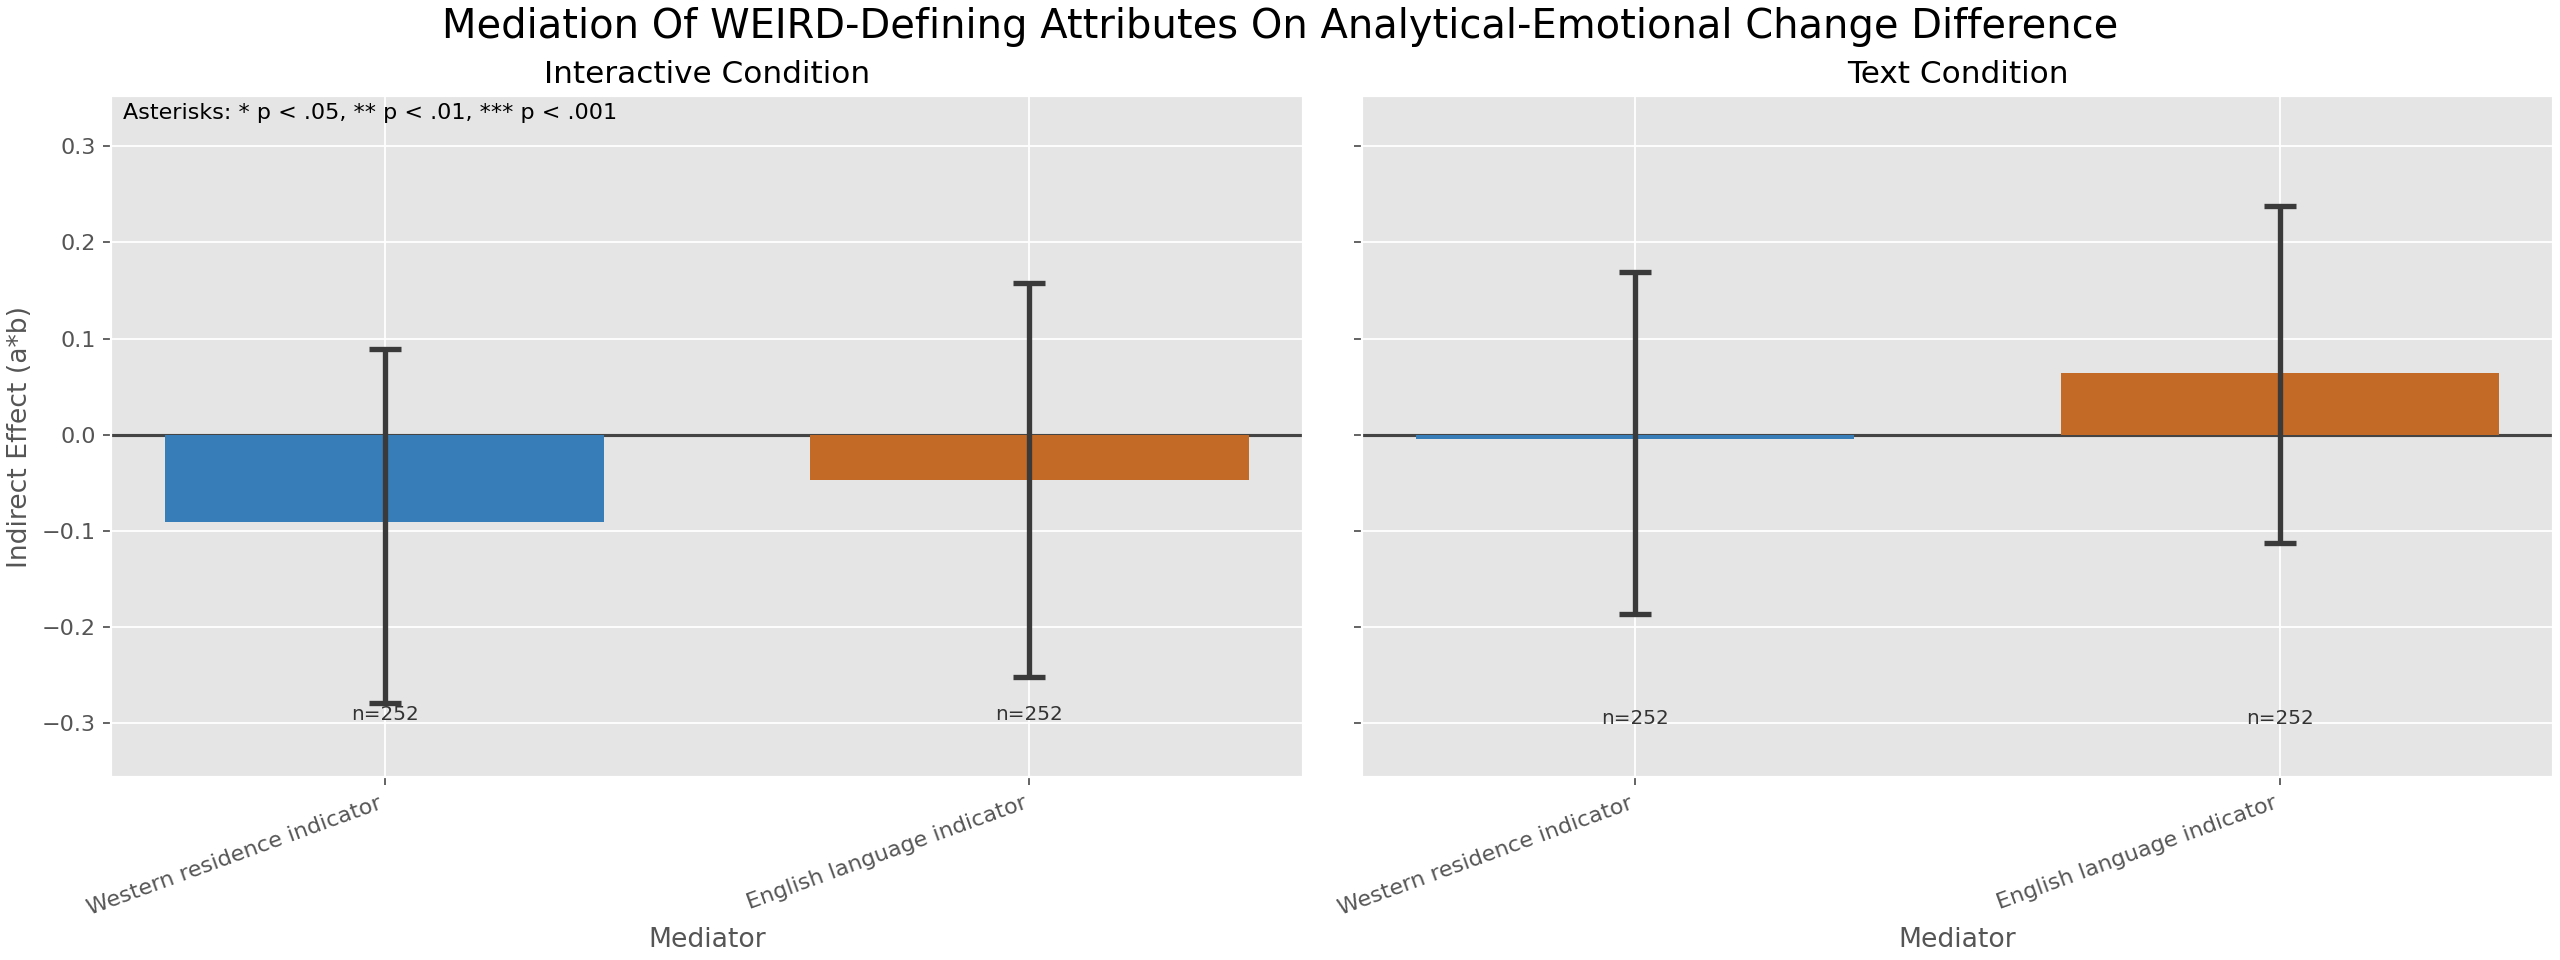

Generate this figure with Python:
from __future__ import annotations

from dataclasses import dataclass
from pathlib import Path

import matplotlib.pyplot as plt
import numpy as np
import pandas as pd


REPO_ROOT = Path(__file__).resolve().parents[2]
DATA_PATH = REPO_ROOT / "Dataset" / "Metrics.csv"
OUTPUT_DIR = Path(__file__).resolve().parent
TXT_PATH = OUTPUT_DIR / "mediation.txt"
FIGURES_DIR = REPO_ROOT / "Figures"
PNG_PATH = FIGURES_DIR / "mediation.png"

CONDITION_ORDER = ["Interactive", "Text"]
ALPHA = 0.05
BOOTSTRAP_SAMPLES = 5000
RNG_SEED = 42

SUBPLOT_TITLE_FONTSIZE = 18
AXIS_LABEL_FONTSIZE = 16
TICK_LABEL_FONTSIZE = 14

MEDIATORS = [
    ("western_residence", "Western residence indicator"),
    ("english_language", "English language indicator"),
]

WESTERN_COUNTRIES = {
    "United States",
    "United Kingdom",
    "Canada",
    "Australia",
    "New Zealand",
    "Ireland",
    "Germany",
    "France",
    "Netherlands",
    "Belgium",
    "Switzerland",
    "Austria",
    "Denmark",
    "Sweden",
    "Norway",
    "Finland",
    "Iceland",
    "Luxembourg",
    "Italy",
    "Spain",
    "Portugal",
}


@dataclass
class MediationResult:
    condition: str
    mediator_key: str
    mediator_label: str
    n: int
    a_path: float
    b_path: float
    c_total: float
    c_prime: float
    indirect_effect: float
    indirect_ci_low: float
    indirect_ci_high: float
    indirect_p: float
    valid: bool
    note: str


def p_to_stars(pvalue: float) -> str:
    if pd.isna(pvalue):
        return ""
    if pvalue < 0.001:
        return "***"
    if pvalue < 0.01:
        return "**"
    if pvalue < 0.05:
        return "*"
    return ""


def p_text(pvalue: float) -> str:
    if pd.isna(pvalue):
        return "NA"
    if pvalue < 0.001:
        return "< .001"
    return f"= {pvalue:.3f}".replace("0.", ".")


def normalize_condition(series: pd.Series) -> pd.Series:
    normalized = (
        series.astype(str)
        .str.strip()
        .str.lower()
        .map(
            {
                "interactive": "Interactive",
                "text": "Text",
                "static": "Text",
            }
        )
    )
    return normalized


def ols_coef(y: np.ndarray, x: np.ndarray) -> tuple[float, float]:
    # Returns intercept and slope from y = b0 + b1*x.
    design = np.column_stack([np.ones(len(x), dtype=float), x.astype(float)])
    beta, _, rank, _ = np.linalg.lstsq(design, y.astype(float), rcond=None)
    if rank < 2:
        return np.nan, np.nan
    return float(beta[0]), float(beta[1])


def ols_coef_with_mediator(y: np.ndarray, x: np.ndarray, m: np.ndarray) -> tuple[float, float, float]:
    # Returns intercept, coefficient on x (direct path), and coefficient on m (b path).
    design = np.column_stack([np.ones(len(x), dtype=float), x.astype(float), m.astype(float)])
    beta, _, rank, _ = np.linalg.lstsq(design, y.astype(float), rcond=None)
    if rank < 3:
        return np.nan, np.nan, np.nan
    return float(beta[0]), float(beta[1]), float(beta[2])


def bootstrap_indirect(
    x: np.ndarray,
    m: np.ndarray,
    y: np.ndarray,
    n_boot: int,
    rng: np.random.Generator,
) -> tuple[float, float, float, np.ndarray]:
    n = len(x)
    estimates: list[float] = []

    for _ in range(n_boot):
        idx = rng.integers(0, n, size=n)
        xb = x[idx]
        mb = m[idx]
        yb = y[idx]

        _, a = ols_coef(mb, xb)
        _, _, b = ols_coef_with_mediator(yb, xb, mb)
        if pd.notna(a) and pd.notna(b):
            estimates.append(float(a * b))

    if not estimates:
        return np.nan, np.nan, np.nan, np.array([], dtype=float)

    boot = np.array(estimates, dtype=float)
    ci_low = float(np.quantile(boot, 0.025))
    ci_high = float(np.quantile(boot, 0.975))

    p_lower = float(np.mean(boot <= 0.0))
    p_upper = float(np.mean(boot >= 0.0))
    p_value = float(2.0 * min(p_lower, p_upper))
    p_value = min(max(p_value, 0.0), 1.0)

    return float(np.mean(boot)), ci_low, ci_high, p_value, boot


def prepare_analysis_frame(df: pd.DataFrame) -> pd.DataFrame:
    required = [
        "Condition",
        "Country of residence",
        "Language",
        "Total Analytical Trust",
        "Total Analytical Trust Post",
        "Total Emotional Trust",
        "Total Emotional Trust Post",
    ]
    missing = sorted(set(required) - set(df.columns))
    if missing:
        raise KeyError(f"Missing required columns: {missing}")

    work = df.copy()
    work["Condition"] = normalize_condition(work["Condition"])
    work = work[work["Condition"].isin(CONDITION_ORDER)].copy()

    language = work["Language"].astype(str).str.strip().str.lower()
    residence = work["Country of residence"].astype(str).str.strip()

    work["western_residence"] = residence.isin(WESTERN_COUNTRIES).astype(float)
    work["english_language"] = language.str.startswith("english").astype(float)
    work["weird_like"] = (
        (work["western_residence"] == 1.0) & (work["english_language"] == 1.0)
    ).astype(float)

    # Scale by number of items so analytical and emotional trust deltas are comparable.
    work["analytical_change"] = (
        (work["Total Analytical Trust Post"] - work["Total Analytical Trust"]) / 10.0
    )
    work["emotional_change"] = (
        (work["Total Emotional Trust Post"] - work["Total Emotional Trust"]) / 9.0
    )
    work["analytical_vs_emotional_diff"] = work["analytical_change"] - work["emotional_change"]

    return work


def run_single_mediation(
    subset: pd.DataFrame,
    condition: str,
    mediator_key: str,
    mediator_label: str,
    rng: np.random.Generator,
) -> MediationResult:
    use = subset[["weird_like", mediator_key, "analytical_vs_emotional_diff"]].dropna().copy()
    n = len(use)

    if n < 20:
        return MediationResult(
            condition=condition,
            mediator_key=mediator_key,
            mediator_label=mediator_label,
            n=n,
            a_path=np.nan,
            b_path=np.nan,
            c_total=np.nan,
            c_prime=np.nan,
            indirect_effect=np.nan,
            indirect_ci_low=np.nan,
            indirect_ci_high=np.nan,
            indirect_p=np.nan,
            valid=False,
            note="Insufficient rows for mediation (n < 20).",
        )

    x = use["weird_like"].to_numpy(dtype=float)
    m = use[mediator_key].to_numpy(dtype=float)
    y = use["analytical_vs_emotional_diff"].to_numpy(dtype=float)

    if np.isclose(np.std(x, ddof=0), 0.0):
        return MediationResult(
            condition=condition,
            mediator_key=mediator_key,
            mediator_label=mediator_label,
            n=n,
            a_path=np.nan,
            b_path=np.nan,
            c_total=np.nan,
            c_prime=np.nan,
            indirect_effect=np.nan,
            indirect_ci_low=np.nan,
            indirect_ci_high=np.nan,
            indirect_p=np.nan,
            valid=False,
            note="No variance in WEIRD indicator within condition.",
        )

    if np.isclose(np.std(m, ddof=0), 0.0):
        return MediationResult(
            condition=condition,
            mediator_key=mediator_key,
            mediator_label=mediator_label,
            n=n,
            a_path=np.nan,
            b_path=np.nan,
            c_total=np.nan,
            c_prime=np.nan,
            indirect_effect=np.nan,
            indirect_ci_low=np.nan,
            indirect_ci_high=np.nan,
            indirect_p=np.nan,
            valid=False,
            note="No variance in mediator within condition.",
        )

    _, a_path = ols_coef(m, x)
    _, c_total = ols_coef(y, x)
    _, c_prime, b_path = ols_coef_with_mediator(y, x, m)

    if pd.isna(a_path) or pd.isna(c_total) or pd.isna(c_prime) or pd.isna(b_path):
        return MediationResult(
            condition=condition,
            mediator_key=mediator_key,
            mediator_label=mediator_label,
            n=n,
            a_path=np.nan,
            b_path=np.nan,
            c_total=np.nan,
            c_prime=np.nan,
            indirect_effect=np.nan,
            indirect_ci_low=np.nan,
            indirect_ci_high=np.nan,
            indirect_p=np.nan,
            valid=False,
            note="Singular design matrix prevented coefficient estimation.",
        )

    indirect_mean, ci_low, ci_high, p_value, _ = bootstrap_indirect(
        x=x,
        m=m,
        y=y,
        n_boot=BOOTSTRAP_SAMPLES,
        rng=rng,
    )

    return MediationResult(
        condition=condition,
        mediator_key=mediator_key,
        mediator_label=mediator_label,
        n=n,
        a_path=float(a_path),
        b_path=float(b_path),
        c_total=float(c_total),
        c_prime=float(c_prime),
        indirect_effect=float(indirect_mean),
        indirect_ci_low=float(ci_low),
        indirect_ci_high=float(ci_high),
        indirect_p=float(p_value),
        valid=True,
        note="",
    )


def write_report(results: list[MediationResult]) -> None:
    lines: list[str] = []
    lines.append("\\subsubsection{Mediation Of WEIRD Attributes By Condition}")
    lines.append(
        "For each condition (Interactive and Text), separate mediation models tested whether each WEIRD-defining attribute mediated the association between WEIRD group membership and the analytical-vs-emotional change difference."
    )
    lines.append(
        "Model per test: X = WEIRD indicator, M = attribute indicator, Y = analytical_change - emotional_change; indirect effect estimated by non-parametric bootstrap."
    )
    lines.append("")

    for res in results:
        lines.append(f"Condition={res.condition}, Mediator={res.mediator_label}, n={res.n}")
        if not res.valid:
            lines.append(f"- Could not estimate mediation: {res.note}")
            lines.append("")
            continue

        lines.append(
            f"- a path (X->M): {res.a_path:.4f}; "
            f"b path (M->Y | X): {res.b_path:.4f}; "
            f"c total (X->Y): {res.c_total:.4f}; "
            f"c' direct (X->Y | M): {res.c_prime:.4f}"
        )
        lines.append(
            "- indirect (a*b): "
            f"{res.indirect_effect:.4f}, "
            f"95% CI [{res.indirect_ci_low:.4f}, {res.indirect_ci_high:.4f}], "
            f"p {p_text(res.indirect_p)}"
        )
        lines.append(
            "- Interpretation: "
            + (
                "evidence of mediation (bootstrap CI excludes zero)."
                if (res.indirect_ci_low > 0 and res.indirect_ci_high > 0)
                or (res.indirect_ci_low < 0 and res.indirect_ci_high < 0)
                else "no clear mediation evidence (bootstrap CI includes zero)."
            )
        )
        lines.append("")

    TXT_PATH.write_text("\n".join(lines).rstrip() + "\n", encoding="utf-8")


def draw_results(results: list[MediationResult]) -> None:
    plt.style.use("ggplot")
    fig, axes = plt.subplots(1, 2, figsize=(16, 6), sharey=True, constrained_layout=True)

    for ax, condition in zip(axes, CONDITION_ORDER):
        cond_results = [r for r in results if r.condition == condition]
        labels = [r.mediator_label for r in cond_results]

        x = np.arange(len(cond_results), dtype=float)
        means = np.array([r.indirect_effect for r in cond_results], dtype=float)
        lows = np.array([r.indirect_ci_low for r in cond_results], dtype=float)
        highs = np.array([r.indirect_ci_high for r in cond_results], dtype=float)

        err_low = np.nan_to_num(means - lows, nan=0.0)
        err_high = np.nan_to_num(highs - means, nan=0.0)

        ax.bar(x, means, color=["#377eb8", "#c26a26"], width=0.68, edgecolor="none", zorder=2)
        ax.errorbar(
            x,
            means,
            yerr=[err_low, err_high],
            fmt="none",
            ecolor="#3a3a3a",
            elinewidth=2.4,
            capsize=7,
            capthick=2.4,
            zorder=3,
        )

        for idx, res in enumerate(cond_results):
            star = p_to_stars(res.indirect_p)
            if star:
                anchor = highs[idx] if pd.notna(highs[idx]) else means[idx]
                ax.text(idx, anchor + 0.01, star, ha="center", va="bottom", fontsize=19, color="black")

            n_text = f"n={res.n}"
            ax.text(idx, ax.get_ylim()[0], n_text, ha="center", va="bottom", fontsize=9, color="#333333")

        ax.axhline(0.0, color="#444444", linewidth=1.4, zorder=1)
        ax.set_xticks(x)
        ax.set_xticklabels(labels, rotation=20, ha="right", fontsize=TICK_LABEL_FONTSIZE)
        ax.set_title(f"{condition} Condition", fontsize=SUBPLOT_TITLE_FONTSIZE)
        ax.set_xlabel("Mediator", fontsize=AXIS_LABEL_FONTSIZE)
        ax.tick_params(axis="y", labelsize=TICK_LABEL_FONTSIZE)

    axes[0].set_ylabel("Indirect Effect (a*b)", fontsize=AXIS_LABEL_FONTSIZE)
    fig.suptitle("Mediation Of WEIRD-Defining Attributes On Analytical-Emotional Change Difference", fontsize=24)

    ymin = min(np.nanmin([r.indirect_ci_low for r in results if r.valid]), -0.02)
    ymax = max(np.nanmax([r.indirect_ci_high for r in results if r.valid]), 0.02)
    span = max(ymax - ymin, 0.05)
    for ax in axes:
        ax.set_ylim(ymin - 0.15 * span, ymax + 0.22 * span)

    axes[0].text(
        0.01,
        0.99,
        "Asterisks: * p < .05, ** p < .01, *** p < .001",
        transform=axes[0].transAxes,
        ha="left",
        va="top",
        fontsize=10,
        color="black",
    )

    fig.savefig(PNG_PATH, dpi=300)
    plt.close(fig)


def main() -> None:
    FIGURES_DIR.mkdir(parents=True, exist_ok=True)
    df = pd.read_csv(DATA_PATH)
    analysis = prepare_analysis_frame(df)

    rng = np.random.default_rng(RNG_SEED)
    results: list[MediationResult] = []

    for condition in CONDITION_ORDER:
        subset = analysis[analysis["Condition"] == condition].copy()
        for mediator_key, mediator_label in MEDIATORS:
            res = run_single_mediation(
                subset=subset,
                condition=condition,
                mediator_key=mediator_key,
                mediator_label=mediator_label,
                rng=rng,
            )
            results.append(res)

    write_report(results)
    draw_results(results)

    print(f"Saved report: {TXT_PATH}")
    print(f"Saved figure: {PNG_PATH}")


if __name__ == "__main__":
    main()
